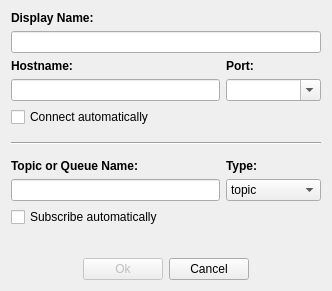
<?xml version="1.0" encoding="UTF-8"?>
<ui version="4.0">
 <class>LocationCreateDialogClass</class>
 <widget class="QDialog" name="LocationCreateDialogClass">
  <property name="windowModality">
   <enum>Qt::WindowModal</enum>
  </property>
  <property name="geometry">
   <rect>
    <x>0</x>
    <y>0</y>
    <width>332</width>
    <height>291</height>
   </rect>
  </property>
  <property name="sizePolicy">
   <sizepolicy hsizetype="Minimum" vsizetype="Minimum">
    <horstretch>0</horstretch>
    <verstretch>0</verstretch>
   </sizepolicy>
  </property>
  <property name="baseSize">
   <size>
    <width>0</width>
    <height>0</height>
   </size>
  </property>
  <property name="windowTitle">
   <string>LocationCreateDialog</string>
  </property>
  <layout class="QVBoxLayout" name="verticalLayout">
   <item>
    <layout class="QGridLayout" name="gridLayout">
     <item row="0" column="0">
      <widget class="QLabel" name="label_2">
       <property name="font">
        <font>
         <weight>75</weight>
         <bold>true</bold>
        </font>
       </property>
       <property name="text">
        <string>Display Name:</string>
       </property>
       <property name="margin">
        <number>0</number>
       </property>
      </widget>
     </item>
     <item row="1" column="0" colspan="2">
      <widget class="QLineEdit" name="display"/>
     </item>
     <item row="2" column="0">
      <widget class="QLabel" name="label">
       <property name="font">
        <font>
         <weight>75</weight>
         <bold>true</bold>
        </font>
       </property>
       <property name="text">
        <string>Hostname:</string>
       </property>
      </widget>
     </item>
     <item row="2" column="1">
      <widget class="QLabel" name="label_3">
       <property name="font">
        <font>
         <weight>75</weight>
         <bold>true</bold>
        </font>
       </property>
       <property name="text">
        <string>Port:</string>
       </property>
      </widget>
     </item>
     <item row="3" column="0">
      <widget class="QLineEdit" name="hostname">
       <property name="minimumSize">
        <size>
         <width>200</width>
         <height>0</height>
        </size>
       </property>
      </widget>
     </item>
     <item row="3" column="1">
      <widget class="QComboBox" name="port">
       <property name="sizePolicy">
        <sizepolicy hsizetype="Minimum" vsizetype="Fixed">
         <horstretch>0</horstretch>
         <verstretch>0</verstretch>
        </sizepolicy>
       </property>
       <property name="editable">
        <bool>true</bool>
       </property>
       <item>
        <property name="text">
         <string/>
        </property>
       </item>
       <item>
        <property name="text">
         <string>&lt;stomp&gt;</string>
        </property>
       </item>
       <item>
        <property name="text">
         <string>&lt;openwire&gt;</string>
        </property>
       </item>
       <item>
        <property name="text">
         <string>&lt;http&gt;</string>
        </property>
       </item>
      </widget>
     </item>
     <item row="4" column="0">
      <widget class="QCheckBox" name="hostnameAuto">
       <property name="sizePolicy">
        <sizepolicy hsizetype="Expanding" vsizetype="Fixed">
         <horstretch>0</horstretch>
         <verstretch>0</verstretch>
        </sizepolicy>
       </property>
       <property name="text">
        <string>Connect automatically</string>
       </property>
      </widget>
     </item>
     <item row="5" column="0" colspan="2">
      <widget class="Line" name="channelBreak">
       <property name="minimumSize">
        <size>
         <width>0</width>
         <height>20</height>
        </size>
       </property>
       <property name="frameShadow">
        <enum>QFrame::Sunken</enum>
       </property>
       <property name="midLineWidth">
        <number>0</number>
       </property>
       <property name="orientation">
        <enum>Qt::Horizontal</enum>
       </property>
      </widget>
     </item>
     <item row="6" column="0">
      <widget class="QLabel" name="channelLabel">
       <property name="font">
        <font>
         <weight>75</weight>
         <bold>true</bold>
        </font>
       </property>
       <property name="text">
        <string>Topic or Queue Name:</string>
       </property>
       <property name="margin">
        <number>0</number>
       </property>
      </widget>
     </item>
     <item row="6" column="1">
      <widget class="QLabel" name="channelTypeLabel">
       <property name="font">
        <font>
         <weight>75</weight>
         <bold>true</bold>
        </font>
       </property>
       <property name="text">
        <string>Type:</string>
       </property>
      </widget>
     </item>
     <item row="7" column="0">
      <widget class="QLineEdit" name="channel">
       <property name="minimumSize">
        <size>
         <width>200</width>
         <height>0</height>
        </size>
       </property>
      </widget>
     </item>
     <item row="7" column="1">
      <widget class="QComboBox" name="channelType">
       <property name="sizePolicy">
        <sizepolicy hsizetype="Minimum" vsizetype="Fixed">
         <horstretch>0</horstretch>
         <verstretch>0</verstretch>
        </sizepolicy>
       </property>
       <item>
        <property name="text">
         <string>topic</string>
        </property>
       </item>
       <item>
        <property name="text">
         <string>queue</string>
        </property>
       </item>
      </widget>
     </item>
     <item row="8" column="0">
      <widget class="QCheckBox" name="channelAuto">
       <property name="sizePolicy">
        <sizepolicy hsizetype="Expanding" vsizetype="Fixed">
         <horstretch>0</horstretch>
         <verstretch>0</verstretch>
        </sizepolicy>
       </property>
       <property name="text">
        <string>Subscribe automatically</string>
       </property>
      </widget>
     </item>
    </layout>
   </item>
   <item>
    <spacer name="verticalSpacer">
     <property name="orientation">
      <enum>Qt::Vertical</enum>
     </property>
     <property name="sizeHint" stdset="0">
      <size>
       <width>20</width>
       <height>23</height>
      </size>
     </property>
    </spacer>
   </item>
   <item>
    <layout class="QHBoxLayout" name="horizontalLayout">
     <item>
      <spacer name="horizontalSpacer">
       <property name="orientation">
        <enum>Qt::Horizontal</enum>
       </property>
       <property name="sizeHint" stdset="0">
        <size>
         <width>40</width>
         <height>20</height>
        </size>
       </property>
      </spacer>
     </item>
     <item>
      <widget class="QPushButton" name="create">
       <property name="enabled">
        <bool>false</bool>
       </property>
       <property name="text">
        <string>Ok</string>
       </property>
      </widget>
     </item>
     <item>
      <widget class="QPushButton" name="cancel">
       <property name="text">
        <string>Cancel</string>
       </property>
      </widget>
     </item>
     <item>
      <spacer name="horizontalSpacer_2">
       <property name="orientation">
        <enum>Qt::Horizontal</enum>
       </property>
       <property name="sizeHint" stdset="0">
        <size>
         <width>40</width>
         <height>20</height>
        </size>
       </property>
      </spacer>
     </item>
    </layout>
   </item>
  </layout>
 </widget>
 <layoutdefault spacing="6" margin="11"/>
 <resources/>
 <connections>
  <connection>
   <sender>port</sender>
   <signal>currentIndexChanged(QString)</signal>
   <receiver>LocationCreateDialogClass</receiver>
   <slot>validateLocation()</slot>
   <hints>
    <hint type="sourcelabel">
     <x>32</x>
     <y>18</y>
    </hint>
    <hint type="destinationlabel">
     <x>33</x>
     <y>-6</y>
    </hint>
   </hints>
  </connection>
  <connection>
   <sender>hostname</sender>
   <signal>textChanged(QString)</signal>
   <receiver>LocationCreateDialogClass</receiver>
   <slot>validateLocation()</slot>
   <hints>
    <hint type="sourcelabel">
     <x>166</x>
     <y>19</y>
    </hint>
    <hint type="destinationlabel">
     <x>165</x>
     <y>-6</y>
    </hint>
   </hints>
  </connection>
  <connection>
   <sender>cancel</sender>
   <signal>clicked()</signal>
   <receiver>LocationCreateDialogClass</receiver>
   <slot>reject()</slot>
   <hints>
    <hint type="sourcelabel">
     <x>342</x>
     <y>69</y>
    </hint>
    <hint type="destinationlabel">
     <x>471</x>
     <y>73</y>
    </hint>
   </hints>
  </connection>
  <connection>
   <sender>create</sender>
   <signal>clicked()</signal>
   <receiver>LocationCreateDialogClass</receiver>
   <slot>accept()</slot>
   <hints>
    <hint type="sourcelabel">
     <x>258</x>
     <y>76</y>
    </hint>
    <hint type="destinationlabel">
     <x>209</x>
     <y>73</y>
    </hint>
   </hints>
  </connection>
 </connections>
 <slots>
  <slot>validateLocation()</slot>
  <slot>createClicked()</slot>
  <slot>cancelClicked()</slot>
 </slots>
</ui>
